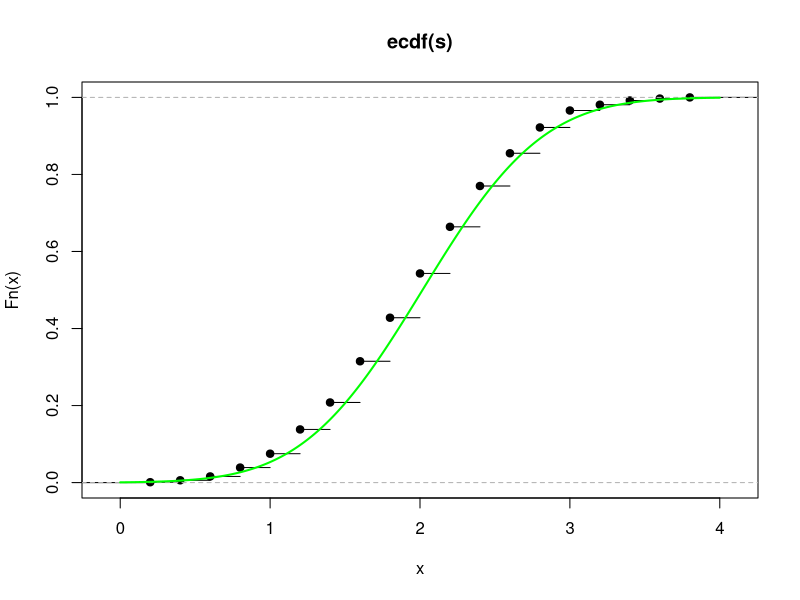
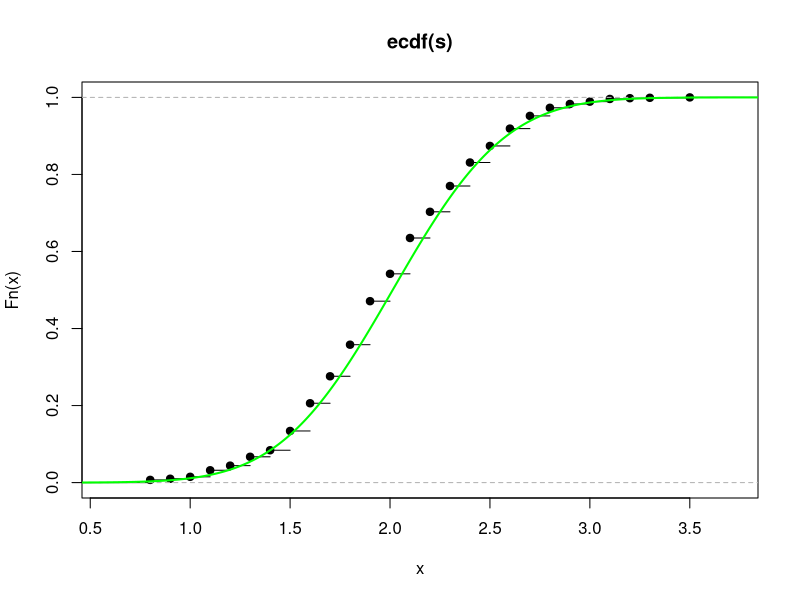
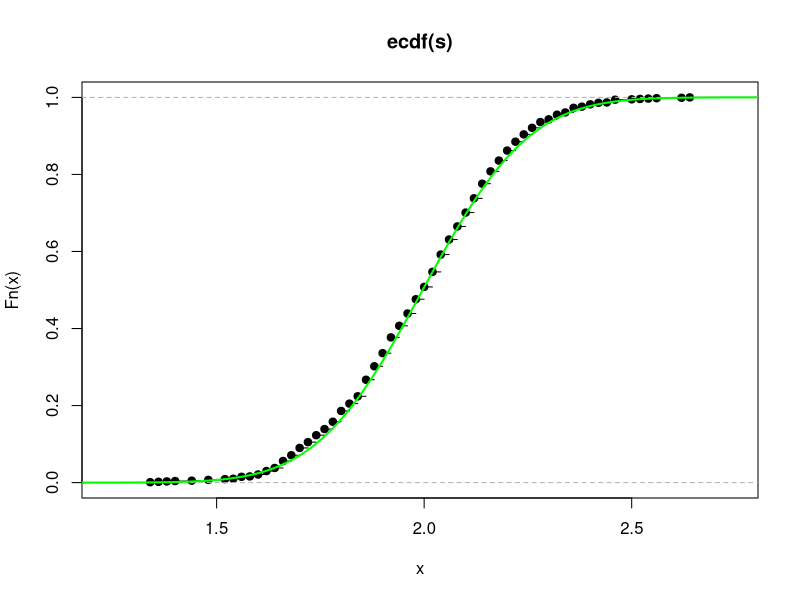
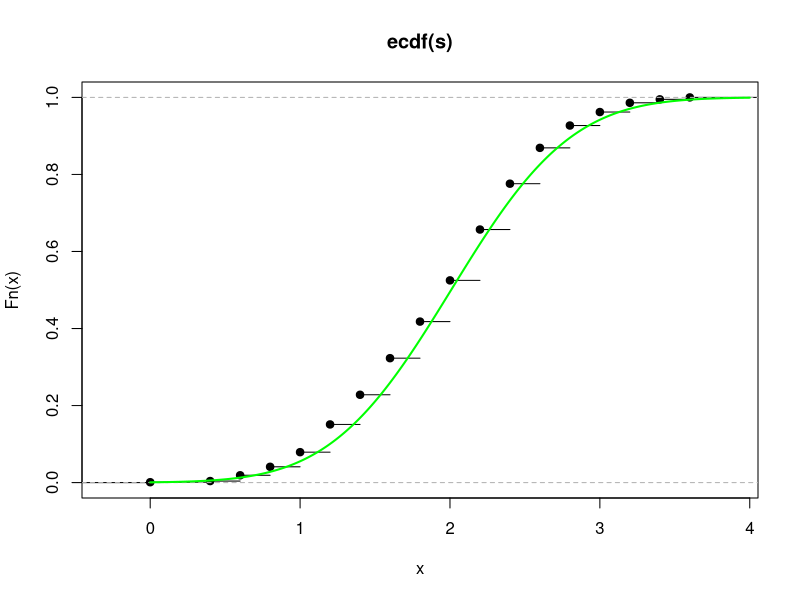
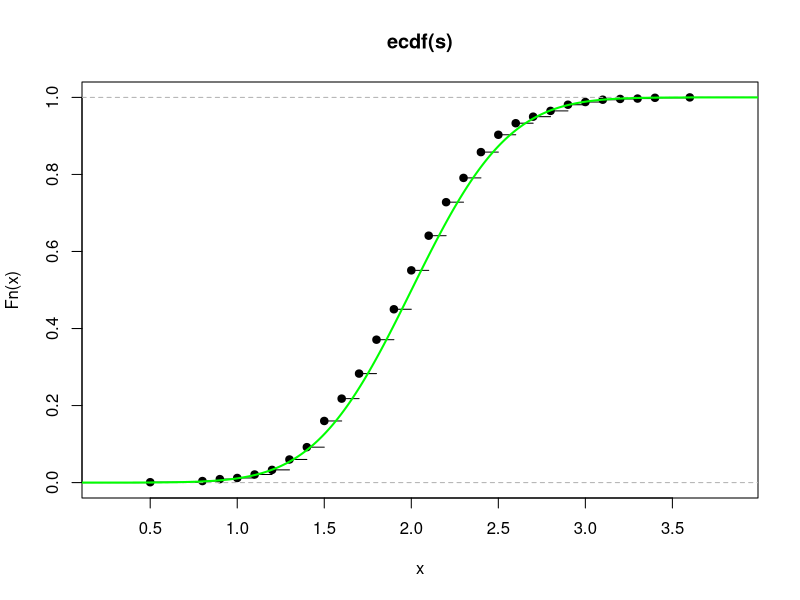
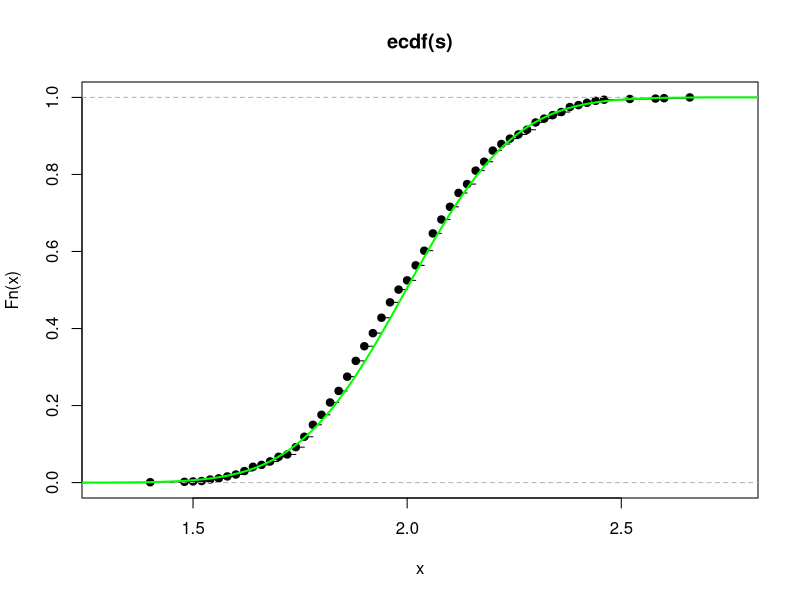
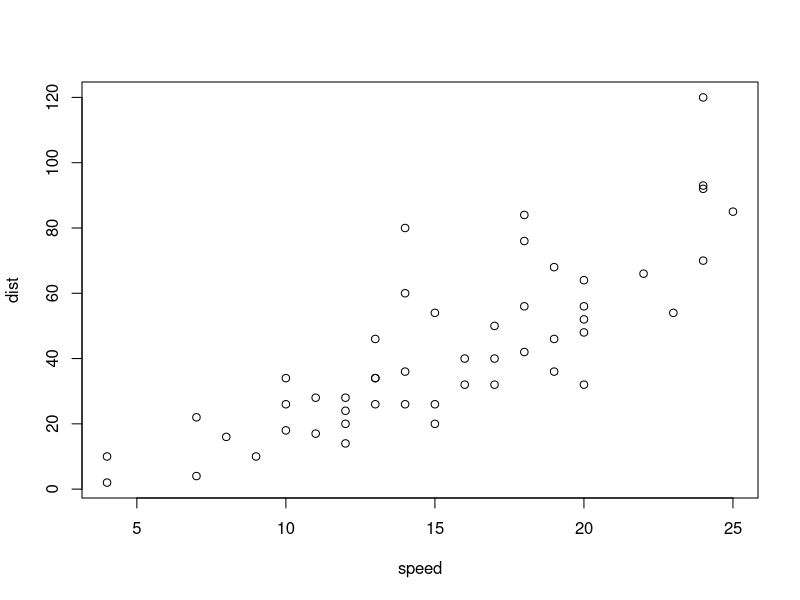

These charts were generated, in order, by the following R code:
## ---- chunk 1
TEAM_ID = c(0, 1, 3)
TEAM_ID
set.seed(013)
## ---- chunk 2

prob_includes_subsequence <- function(N_experiments, n){
counter = 0
for(i in 1:N_experiments){
  lst = sample(0:9, n, replace=T)
  for (val in 1:(n-2)){
    if (lst[val] == TEAM_ID[1] && lst[val + 1] == TEAM_ID[2] && lst[val+2] == TEAM_ID[3]) {
      counter = counter + 1;
      break;
    } 
  } 
}
return(counter/N_experiments)
}
## ---- chunk 3
N_experiments = 1000
prob_includes_subsequence(N_experiments, 100)
## ---- chunk 4
prob_includes_subsequence(N_experiments, 200)
## ---- chunk 5
prob_includes_subsequence(N_experiments, 1000)
## ---- chunk 6
expected_count_includes_subsequence <- function(N_experiments, n){
  counter = 0
for(i in 1:N_experiments){
  lst = sample(0:9, n, replace=T)
  for (val in 1:(n-2)){
    if (lst[val] == TEAM_ID[1] && lst[val + 1] == TEAM_ID[2] && lst[val+2] == TEAM_ID[3]) {
      counter = counter + 1;
    } 
  } 
}
return(counter/N_experiments)
}
## ---- chunk 7
N_experiments = 1000
expected_count_includes_subsequence(N_experiments, 100)
## ---- chunk 8
expected_count_includes_subsequence(N_experiments, 200)
## ---- chunk 9
expected_count_includes_subsequence(N_experiments, 1000)
## ---- chunk 10


task3 <- function(N_experiments, n){
k = sum(TEAM_ID)
s <- replicate(N_experiments, mean(sample(0:k, size = n, replace = T)))
plot(ecdf(s))
x <- seq(0,k,by=.01)
lines(x, pnorm(x, mean = mean(s), sd = sd(s)), col ="green", lwd = 2)
return(max(abs(ecdf(s)(x)-pnorm(x, mean(s), sd = sd(s)))))
}
## ---- chunk 11
N_experiments = 1000
task3(N_experiments, 5)
## ---- chunk 12
N_experiments = 1000
task3(N_experiments, 10)
## ---- chunk 13
N_experiments = 1000
task3(N_experiments, 50)
## ---- chunk 14
task4 <- function(N_experiments, n){
k = 100*TEAM_ID[1] + 10*TEAM_ID[2] + TEAM_ID[3]
s <- replicate(N_experiments, mean(rexp(n, rate=k/10)))
plot(ecdf(s))
x <- seq(0,k,by=.01)
lines(x, pnorm(x, mean = mean(s), sd = sd(s)), col ="blue", lwd = 2)
return(max(abs(ecdf(s)(x)-pnorm(x, mean(s), sd = sd(s)))))}
## ---- chunk 15
N_experiments = 1000
task3(N_experiments, 5)
## ---- chunk 16
N_experiments = 1000
task3(N_experiments, 10)
## ---- chunk 17
N_experiments = 1000
task3(N_experiments, 50)
## ---- chunk 18
plot(cars)
